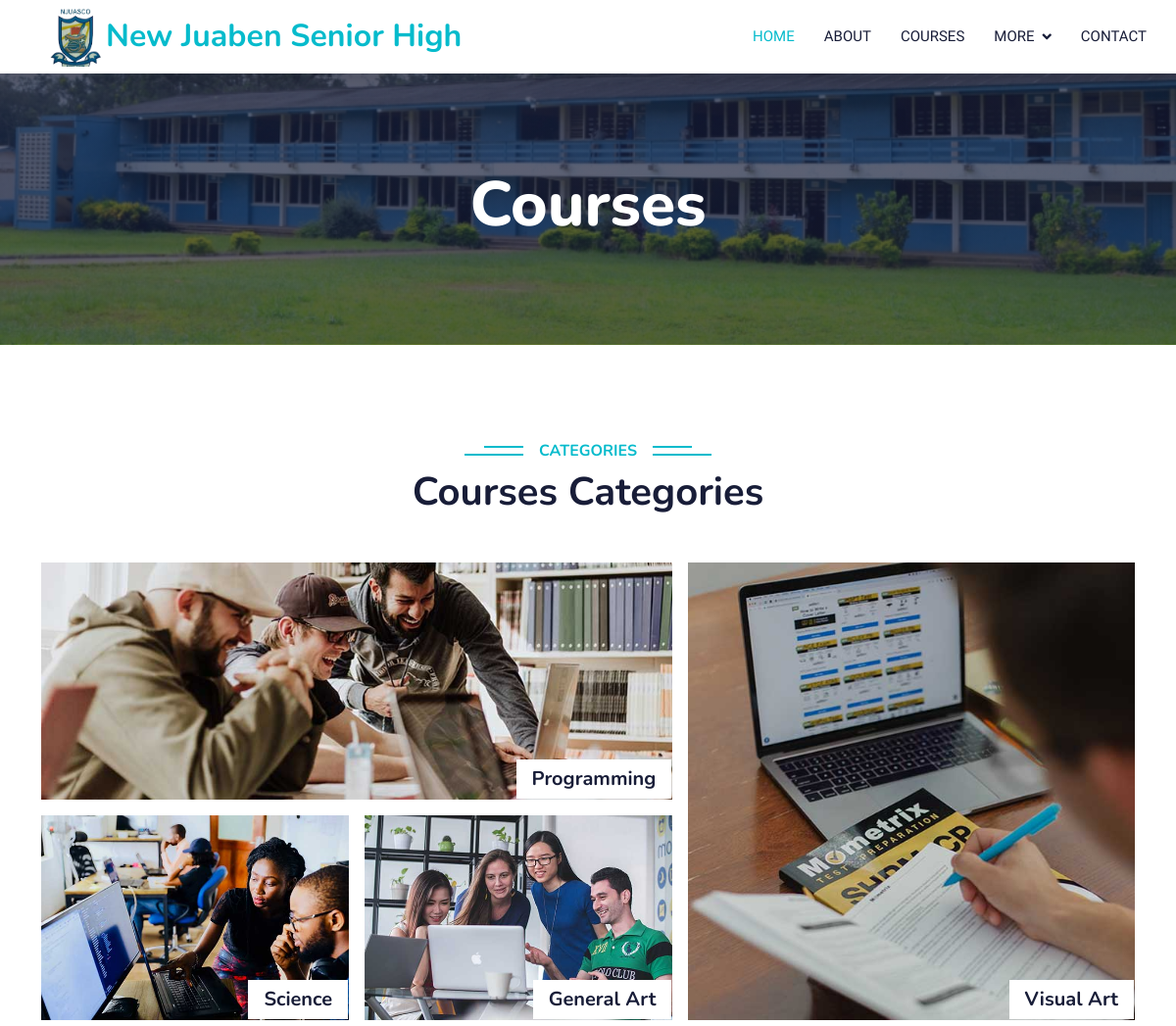
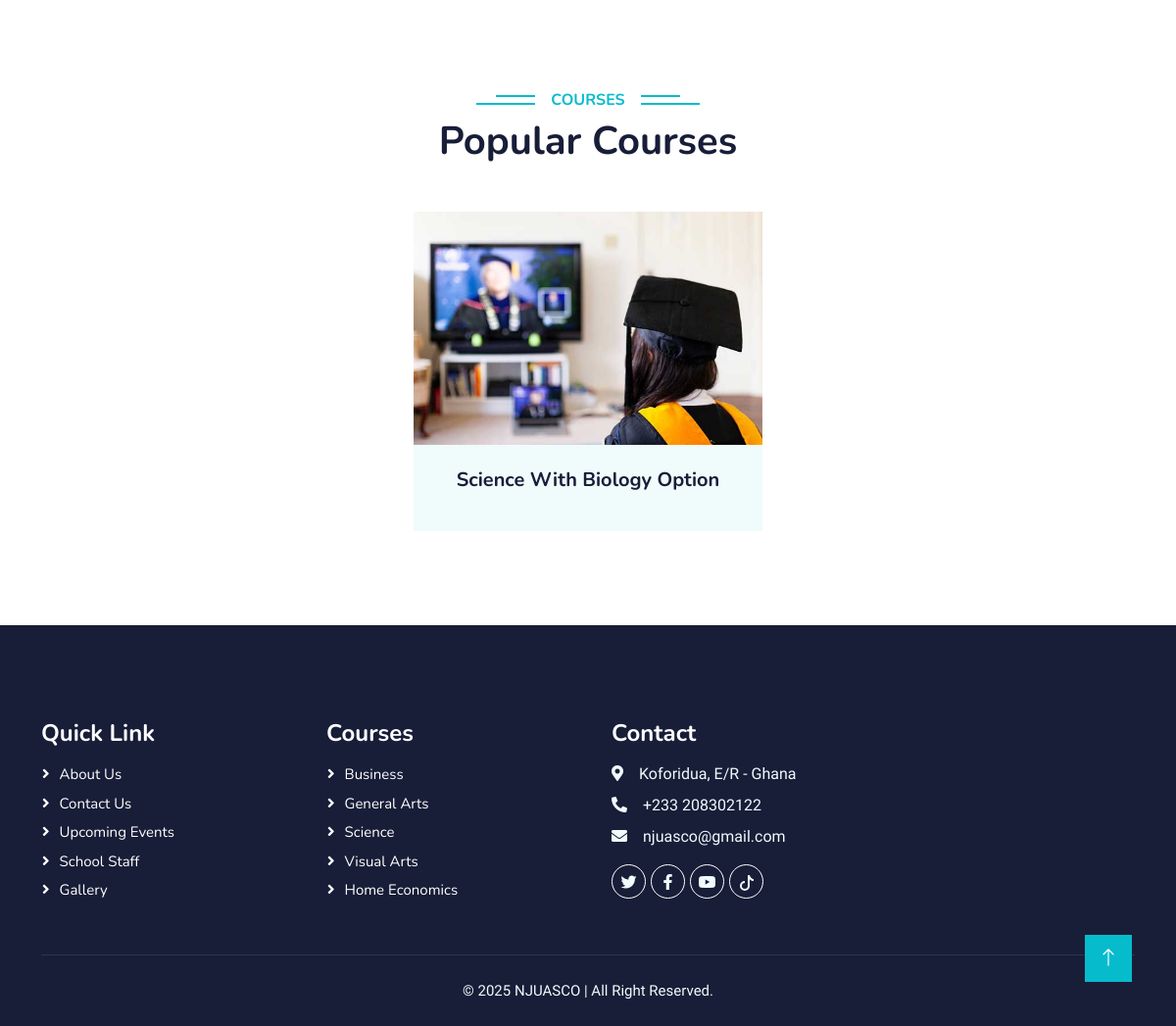
Screenshot of /courses with the database file from the repository (2 pictures, top to bottom).
### main/models.py (models this page shows, shortened)
class CourseCategory(models.Model):
    author = models.ForeignKey(User, on_delete=models.CASCADE)
    name = models.CharField(max_length=100)
    image = models.ImageField(upload_to='courses/', default="default.jpg")
    number_of_courses = models.IntegerField(default=0)
    created_at = models.DateTimeField(auto_now_add=True)
    updated_at = models.DateTimeField(auto_now=True)

class Course(models.Model):
    author = models.ForeignKey(User, on_delete=models.CASCADE)
    name = models.CharField(max_length=100)
    description = models.TextField()
    image = models.ImageField(upload_to='courses/')
    category = models.ForeignKey(CourseCategory, on_delete=models.CASCADE)

### main/views.py (the view)
# urls.py: path("courses", views.courses, name="courses"),
def courses(request):
    course_categories = CourseCategory.objects.all()[:4]
    courses = Course.objects.all()
    context = {
        "courses": courses,
        "course_categories": course_categories,
    }
    return render(request, 'courses.html', context)

### main/templates/courses.html
{% extends 'base.html' %}
{% load static %}
{% block content %}
    <div class="container-fluid bg-primary py-5 mb-5 page-header">
        <div class="container py-5">
            <div class="row justify-content-center">
                <div class="col-lg-10 text-center">
                    <h1 class="display-3 text-white animated slideInDown">Courses</h1>
                </div>
            </div>
        </div>
    </div>
<div class="container-xxl py-5 category">
    <div class="container">
        <div class="text-center wow fadeInUp" data-wow-delay="0.1s">
            <h6 class="section-title bg-white text-center text-primary px-3">Categories</h6>
            <h1 class="mb-5">Courses Categories</h1>
        </div>
        <div class="row g-3">
            <div class="col-lg-7 col-md-6">
                <div class="row g-3">
                    {% for category in course_categories %}
                    {% if forloop.first %}
                    <div class="col-lg-12 col-md-12 wow zoomIn" data-wow-delay="0.1s">
                        <a class="position-relative d-block overflow-hidden" href="">
                            <img class="img-fluid" src="{{ category.image.url }}" alt="">
                            <div class="bg-white text-center position-absolute bottom-0 end-0 py-2 px-3"
                                style="margin: 1px;">
                                <h5 class="m-0">{{ category.name }}</h5>
                            </div>
                        </a>
                    </div>
                    {% endif %}
                    {% if forloop.counter > 1 and forloop.counter < 4 %} <div class="col-lg-6 col-md-12 wow zoomIn"
                        data-wow-delay="0.3s">
                        <a class="position-relative d-block overflow-hidden" href="">
                            <img class="img-fluid" src="{{ category.image.url }}" alt="">
                            <div class="bg-white text-center position-absolute bottom-0 end-0 py-2 px-3"
                                style="margin: 1px;">
                                <h5 class="m-0">{{ category.name }}</h5>
                            </div>
                        </a>
                </div>
                {% endif %}
                {% endfor %}
            </div>
        </div>
        {% for category in course_categories %}
        {% if forloop.last %}
        <div class="col-lg-5 col-md-6 wow zoomIn" data-wow-delay="0.7s" style="min-height: 350px;">
            <a class="position-relative d-block h-100 overflow-hidden" href="">
                <img class="img-fluid position-absolute w-100 h-100" src="{{ category.image.url }}" alt=""
                    style="object-fit: cover;">
                <div class="bg-white text-center position-absolute bottom-0 end-0 py-2 px-3" style="margin:  1px;">
                    <h5 class="m-0">{{ category.name }}</h5>
                </div>
            </a>
        </div>
        {% endif %}
        {% endfor %}
    </div>
</div>
</div>
    <div class="container-xxl py-5">
        <div class="container">
            <div class="text-center wow fadeInUp" data-wow-delay="0.1s">
                <h6 class="section-title bg-white text-center text-primary px-3">Courses</h6>
                <h1 class="mb-5">Popular Courses</h1>
            </div>
            <div class="row g-4 justify-content-center">
                {% for course in courses %}
                <div class="col-lg-4 col-md-6 wow fadeInUp" data-wow-delay="0.1s">
                    <div class="course-item bg-light">
                        <div class="position-relative overflow-hidden">
                            <img class="img-fluid" src="{{ course.image.url }}" alt="">
                        </div>
                        <div class="text-center p-4 pb-3">
                            <h5 class="mb-4">{{ course.name }}</h5>
                        </div>
                    </div>
                </div>
                {% endfor %}
            </div>
        </div>
    </div>
{% endblock content %}

### main/templates/base.html (shortened to what this page needs)
{% load static %}
<!doctype html>
<html lang="en">
<head>
    <link href="https://cdnjs.cloudflare.com/ajax/libs/font-awesome/5.10.0/css/all.min.css" rel="stylesheet">
    <link href="https://cdn.jsdelivr.net/npm/bootstrap-icons@1.4.1/font/bootstrap-icons.css" rel="stylesheet">
    <link href="{% static 'lib/animate/animate.min.css' %}" rel="stylesheet">
    <link href="{% static 'lib/owlcarousel/assets/owl.carousel.min.css' %}" rel="stylesheet">
    <link href="{% static 'css/bootstrap.min.css' %}" rel="stylesheet">
    <link href="{% static 'css/style.css' %}" rel="stylesheet">
</head>
<body>
<nav class="navbar navbar-expand-lg bg-white navbar-light shadow sticky-top p-0">
    <a class="navbar-brand d-flex align-items-center px-4 px-lg-5" href="index.html">
        <img class="h-20" height="60" src="{% static 'img/logo.png' %}" width="60"/>
        <h2 class="m-0 text-primary">
            New Juaben Senior High</h2>
    </a>
    <div class="collapse navbar-collapse" id="navbarCollapse">
        <div class="navbar-nav ms-auto p-4 p-lg-0">
            <a class="nav-item nav-link active" href="{% url 'index' %}">Home</a>
            <a class="nav-item nav-link" href="{% url 'about' %}">About</a>
            <a class="nav-item nav-link" href="{% url 'courses' %}">Courses</a>
            <div class="nav-item dropdown">
                <a class="nav-link dropdown-toggle" data-bs-toggle="dropdown" href="#">More</a>
            </div>
            <a class="nav-item nav-link" href="{% url 'contact' %}">Contact</a>
        </div>
    </div>
</nav>
{% block content %}
{% endblock content %}
<div class="container-fluid bg-dark text-light footer pt-5 mt-5 wow fadeIn" data-wow-delay="0.1s">
    <div class="container py-5">
        <div class="row g-5">
            <div class="col-lg-3 col-md-6">
                <h4 class="text-white mb-3">Quick Link</h4>
                <a class="btn btn-link" href="{%url 'about' %}">About Us</a>
                <a class="btn btn-link" href="{% url 'contact' %}">Contact Us</a>
                <a class="btn btn-link" href="{% url 'event' %}">Upcoming Events</a>
                <a class="btn btn-link" href="{% url 'staff' %}">School Staff</a>
                <a class="btn btn-link" href="{% url 'gallery' %}">Gallery</a>
            </div>
            <div class="col-lg-3 col-md-6">
                <h4 class="text-white mb-3">Courses</h4>
                <a class="btn btn-link" href="{% url 'courses' %}">Business</a>
                <a class="btn btn-link" href="{% url 'courses' %}">General Arts</a>
                <a class="btn btn-link" href="{% url 'courses' %}">Science</a>
                <a class="btn btn-link" href="{% url 'courses' %}">Visual Arts</a>
                <a class="btn btn-link" href="{% url 'courses' %}">Home Economics</a>
            </div>
            <div class="col-lg-3 col-md-6">
                <h4 class="text-white mb-3">Contact</h4>
                <p class="mb-2"><i class="fa fa-map-marker-alt me-3"></i>Koforidua, E/R - Ghana</p>
                <p class="mb-2"><i class="fa fa-phone-alt me-3"></i>+233 208302122</p>
                <p class="mb-2"><i class="fa fa-envelope me-3"></i>njuasco@gmail.com</p>
                <div class="d-flex pt-2">
                    <a class="btn btn-outline-light btn-social" href="http://x.com/njuasco"><i
                            class="fab fa-twitter"></i></a>
                    <a class="btn btn-outline-light btn-social" href="https://www.facebook.com/groups/njuasco/"><i
                            class="fab fa-facebook-f"></i></a>
                    <a class="btn btn-outline-light btn-social" href="https://www.youtube.com/@njuasco"><i
                            class="fab fa-youtube"></i></a>
                    <a class="btn btn-outline-light btn-social" href="https://www.tiktok.com/@new.juabennjuasco"><i
                            class="bi bi-tiktok">
                        <svg class="bi bi-tiktok" fill="currentColor" height="16" viewBox="0 0 16 16"
                             width="16" xmlns="http://www.w3.org/2000/svg">
                            <path d="M9 0h1.98c.144.715.54 1.617 1.235 2.512C12.895 3.389 13.797 4 15 4v2c-1.753 0-3.07-.814-4-1.829V11a5 5 0 1 1-5-5v2a3 3 0 1 0 3 3z"/>
                        </svg>
                    </i></a>
                </div>
            </div>
        </div>
    </div>
    <div class="container center">
        <div class="copyright  ">
            <div class="row justify-content-center ">
                <div class="col-12 flex-row text-center ">
                    <div class="mb-3 mb-md-0">
                        &copy; <a href="#">2025 NJUASCO</a> | All Right Reserved.
                    </div>
                </div>
            </div>
        </div>
    </div>
    <a class="btn btn-lg btn-primary btn-lg-square back-to-top" href="#"><i class="bi bi-arrow-up"></i></a>
</body>
</html>

### main/static/css/style.css (style rules this page uses)
:root { --primary: #06BBCC; --light: #F0FBFC; --dark: #181d38; }
.back-to-top { position: fixed; display: none; right: 45px; bottom: 45px; z-index: 99; }
.btn { font-family: 'Nunito', sans-serif; font-weight: 600; transition: .5s; }
.btn.btn-primary, .btn.btn-secondary { color: #FFFFFF; }
.btn-lg-square { width: 48px; height: 48px; }
.btn-square, .btn-sm-square, .btn-lg-square { padding: 0; display: flex; align-items: center; justify-content: center; font-weight: normal; border-radius: 0px; }
.navbar .dropdown-toggle::after { border: none; content: "\f107"; font-family: "Font Awesome 5 Free"; font-weight: 900; vertical-align: middle; margin-left: 8px; }
.navbar-light .navbar-nav .nav-link { margin-right: 30px; padding: 25px 0; color: #FFFFFF; font-size: 15px; text-transform: uppercase; outline: none; }
.navbar-light .navbar-nav .nav-link:hover, .navbar-light .navbar-nav .nav-link.active { color: var(--primary); }
.navbar-light .navbar-brand, .navbar-light a.btn { height: 75px; }
.navbar-light .navbar-nav .nav-link { color: var(--dark); font-weight: 500; }
.navbar-light.sticky-top { top: -100px; transition: .5s; }
.page-header { background: linear-gradient(rgba(24, 29, 56, .7), rgba(24, 29, 56, .7)), url(../img/carousel1.JPG); background-position: center center; background-repeat: no-repeat; background-size: cover; }
.section-title { position: relative; display: inline-block; text-transform: uppercase; }
.section-title::before { position: absolute; content: ""; width: calc(100% + 80px); height: 2px; top: 4px; left: -40px; background: var(--primary); z-index: -1; }
.section-title::after { position: absolute; content: ""; width: calc(100% + 120px); height: 2px; bottom: 5px; left: -60px; background: var(--primary); z-index: -1; }
.category img, .course-item img { transition: .5s; }
.footer .btn.btn-social { margin-right: 5px; width: 35px; height: 35px; display: flex; align-items: center; justify-content: center; color: var(--light); font-weight: normal; border: 1px solid #FFFFFF; border-radius: 35px; transition: .3s; }
.footer .btn.btn-link { display: block; margin-bottom: 5px; padding: 0; text-align: left; color: #FFFFFF; font-size: 15px; font-weight: normal; text-transform: capitalize; transition: .3s; }
.footer .btn.btn-link::before { position: relative; content: "\f105"; font-family: "Font Awesome 5 Free"; font-weight: 900; margin-right: 10px; }
.footer .copyright { padding: 25px 0; font-size: 15px; border-top: 1px solid rgba(256, 256, 256, .1); }
.footer .copyright a { color: var(--light); }

### rows the page displays
CourseCategory: image (picture), name "Programming"
CourseCategory: image (picture), name "Science"
CourseCategory: image (picture), name "General Art"
CourseCategory: image (picture), name "Visual Art"
Course: image (picture), name "Science With Biology Option"
